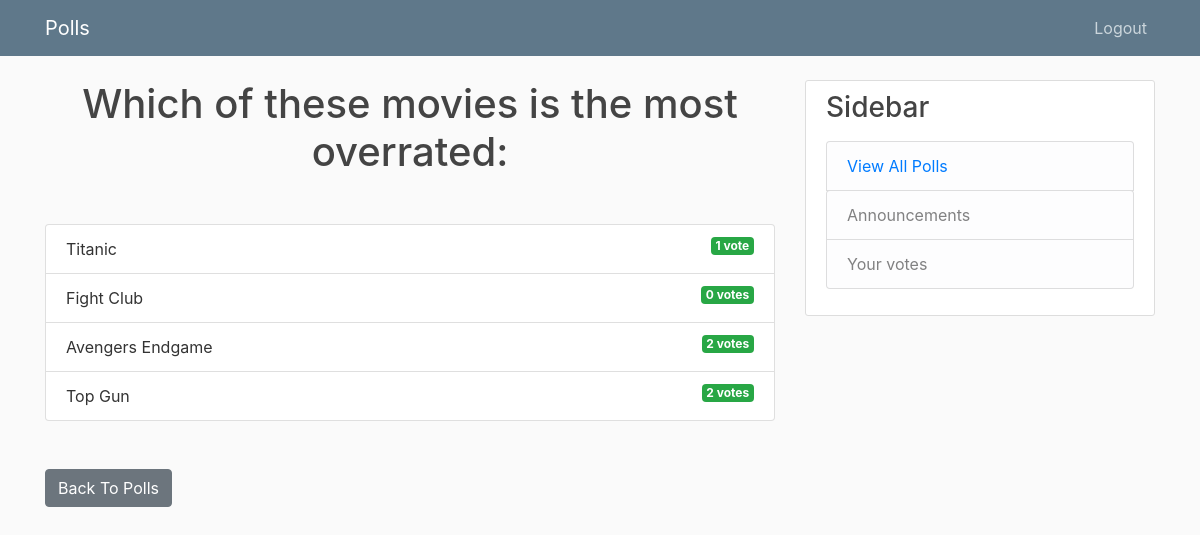
/6/results/ (signed in), run on the app's committed database.
### polls/models.py (models this page shows, shortened)
class Question(models.Model):
	question_content = models.CharField(max_length=200)
	date_posted = models.DateTimeField(default=timezone.now)

class Choice(models.Model):
	question = models.ForeignKey(Question , on_delete = models.CASCADE)
	choice_content = models.CharField(max_length=200)
	votes = models.IntegerField(default=0)

### polls/views.py (the view)
# urls.py: path('<int:question_id>/results/', views.results, name='results'),
@login_required
def results(request , question_id):
	question = get_object_or_404(Question ,pk = question_id)
	return render(request , 'polls/results.html' , {'question':question})

### polls/templates/polls/results.html
{% extends 'polls/base.html' %}
{% block content %}
    <h1 class ="mb-5 text-center">{{ question.question_content }}</h1>
    <ul class ="list-group mb-5">
        {% for choice in question.choice_set.all %}
        <li class ="list-group-item">
            {{ choice.choice_content }} <span class ="badge badge-success float-right">{{ choice.votes }}
                vote{{ choice.votes | pluralize }}</span>
        </li>
        {% endfor %}
    </ul>
    <a class ="btn btn-secondary" href ="{% url 'Index_view' %}">Back To Polls</a>
{% endblock %}

### polls/static/polls/main.css (style rules this page uses)
body { background: #fafafa; color: #333333; margin-top: 5rem; }
h1, h2, h3, h4, h5, h6 { color: #444444; }
ul { margin: 0; }

### data on the page
Question: question_content "Which of these movies is the most overrated:"
Choice: choice_content "Titanic", votes "1"
Choice: choice_content "Fight Club", votes "0", votes|pluralize "s"
Choice: choice_content "Avengers Endgame", votes "2", votes|pluralize "s"
Choice: choice_content "Top Gun", votes "2", votes|pluralize "s"
